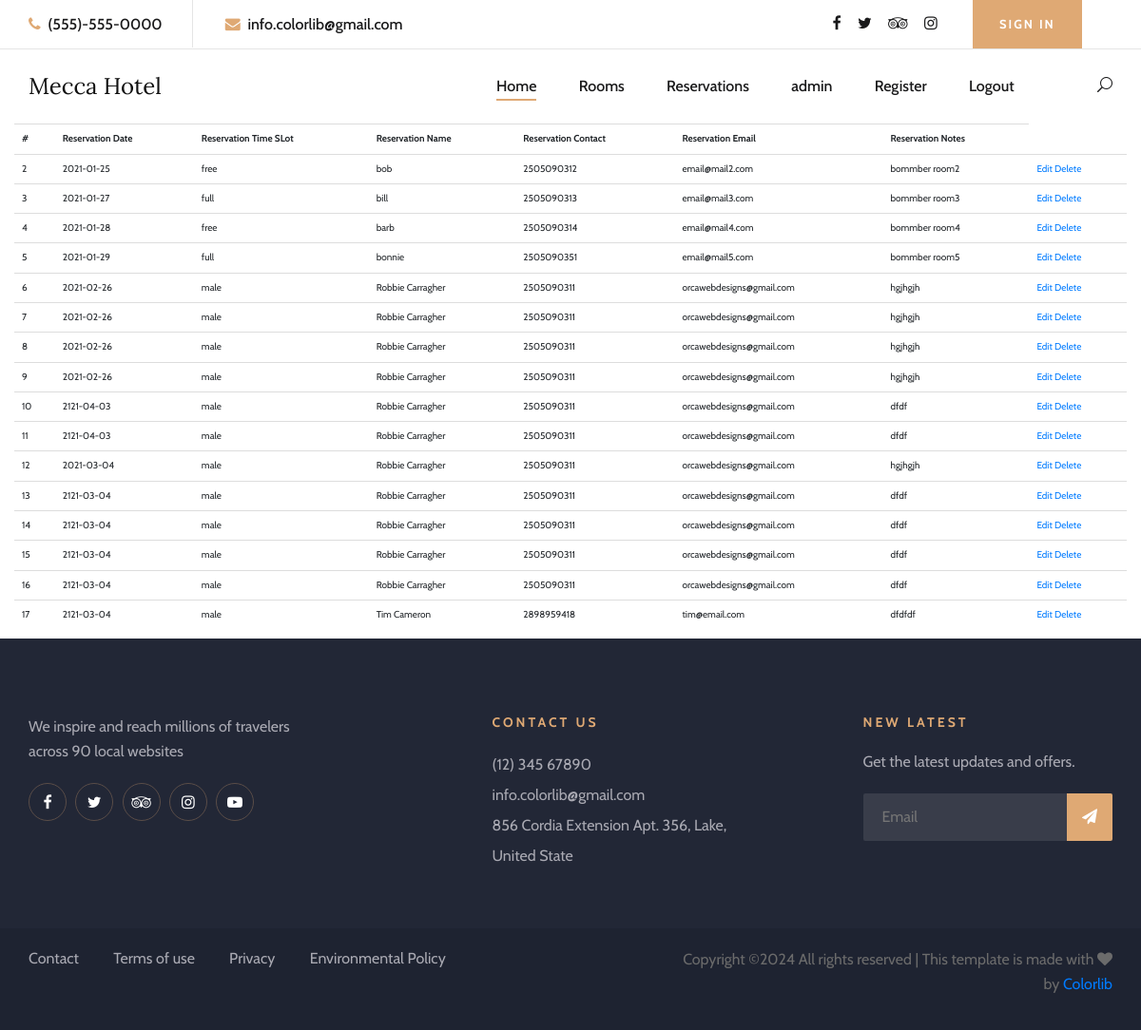
Page /view-cusReservations.php on the committed database.
### tables this page shows
CREATE TABLE `reservations` (
  `res_id` int(5) NOT NULL,
  `res_date` date DEFAULT NULL,
  `res_slot` varchar(32) DEFAULT NULL,
  `res_name` varchar(255) NOT NULL,
  `res_email` varchar(255) NOT NULL,
  `res_tel` varchar(60) NOT NULL,
  `res_notes` text
);

### view-cusReservations.php (the view, shortened to what this page needs)
<?php
try {
   require_once("phpIncludes/config.php");
  $db->setAttribute(PDO::ATTR_ERRMODE, PDO::ERRMODE_EXCEPTION);
} catch(Exception $e){
  $error = $e->getMessage();
}
$sql = "SELECT * FROM reservations";
$result = $db->query($sql);
?>
 <!DOCTYPE html>
<html>
<head>
	<link rel="stylesheet" href="https://maxcdn.bootstrapcdn.com/bootstrap/3.3.7/css/bootstrap.min.css" >
    <?php include "phpIncludes/header.php";?>
</head>
<body>
<div class="container">
	<div class="row">
    <table class="table">
      <tr>
        <th>#</th>
        <th>Reservation Date</th>
        <th>Reservation Time SLot</th>
        <th>Reservation Name</th>
        <th>Reservation Contact</th>
        <th>Reservation Email</th>
      <th>Reservation Notes</th>
      </tr>
      <?php
    while($r = $result->fetch(PDO::FETCH_ASSOC)){
      ?>
      <tr>
      <td><?php echo $r['res_id'];?></td>
        <td><?php echo $r['res_date'];?></td>
        <td><?php echo $r['res_slot'];?></td>
        <td><?php echo $r['res_name'];?></td>
        <td><?php echo $r['res_tel'];?></td>
        <td><?php echo $r['res_email'];?></td>
        <td><?php echo $r['res_notes'];?></td>
        <td><a href="updateReserve.php?id=<?php echo $r['res_id'];?>">Edit</a> <a
               href="deleteReserve.php?id=<?php echo $r['res_id'];?>">Delete</a></td>
      </tr>
      <?php } ?>
    </table>
    	</div>
</div>
   <?php include "phpIncludes/footer.php";?>
</body>
</html>

### css/style.css (style rules this page uses)
html, body { height: 100%; font-family: "Cabin", sans-serif; -webkit-font-smoothing: antialiased; font-smoothing: antialiased; }
@media only screen and (min-width: 1200px) { .container { max-width: 1170px; } }

### rows in the picture
reservations: res_id "2", res_date "2021-01-25", res_slot "free", res_name "bob", res_tel "2505090312", res_email "email@mail2.com", res_notes "bommber room2"
reservations: res_id "3", res_date "2021-01-27", res_slot "full", res_name "bill", res_tel "2505090313", res_email "email@mail3.com", res_notes "bommber room3"
reservations: res_id "4", res_date "2021-01-28", res_slot "free", res_name "barb", res_tel "2505090314", res_email "email@mail4.com", res_notes "bommber room4"
reservations: res_id "5", res_date "2021-01-29", res_slot "full", res_name "bonnie", res_tel "2505090351", res_email "email@mail5.com", res_notes "bommber room5"
reservations: res_id "6", res_date "2021-02-26", res_slot "male", res_name "Robbie Carragher", res_tel "2505090311", res_email "orcawebdesigns@gmail.com", res_notes "hgjhgjh"
reservations: res_id "7", res_date "2021-02-26", res_slot "male", res_name "Robbie Carragher", res_tel "2505090311", res_email "orcawebdesigns@gmail.com", res_notes "hgjhgjh"
reservations: res_id "8", res_date "2021-02-26", res_slot "male", res_name "Robbie Carragher", res_tel "2505090311", res_email "orcawebdesigns@gmail.com", res_notes "hgjhgjh"
reservations: res_id "9", res_date "2021-02-26", res_slot "male", res_name "Robbie Carragher", res_tel "2505090311", res_email "orcawebdesigns@gmail.com", res_notes "hgjhgjh"
reservations: res_id "10", res_date "2121-04-03", res_slot "male", res_name "Robbie Carragher", res_tel "2505090311", res_email "orcawebdesigns@gmail.com", res_notes "dfdf"
reservations: res_id "11", res_date "2121-04-03", res_slot "male", res_name "Robbie Carragher", res_tel "2505090311", res_email "orcawebdesigns@gmail.com", res_notes "dfdf"
reservations: res_id "12", res_date "2021-03-04", res_slot "male", res_name "Robbie Carragher", res_tel "2505090311", res_email "orcawebdesigns@gmail.com", res_notes "hgjhgjh"
reservations: res_id "13", res_date "2121-03-04", res_slot "male", res_name "Robbie Carragher", res_tel "2505090311", res_email "orcawebdesigns@gmail.com", res_notes "dfdf"
reservations: res_id "14", res_date "2121-03-04", res_slot "male", res_name "Robbie Carragher", res_tel "2505090311", res_email "orcawebdesigns@gmail.com", res_notes "dfdf"
reservations: res_id "15", res_date "2121-03-04", res_slot "male", res_name "Robbie Carragher", res_tel "2505090311", res_email "orcawebdesigns@gmail.com", res_notes "dfdf"
reservations: res_id "16", res_date "2121-03-04", res_slot "male", res_name "Robbie Carragher", res_tel "2505090311", res_email "orcawebdesigns@gmail.com", res_notes "dfdf"
reservations: res_id "17", res_date "2121-03-04", res_slot "male", res_name "Tim Cameron", res_tel "2898959418", res_email "tim@email.com", res_notes "dfdfdf"
